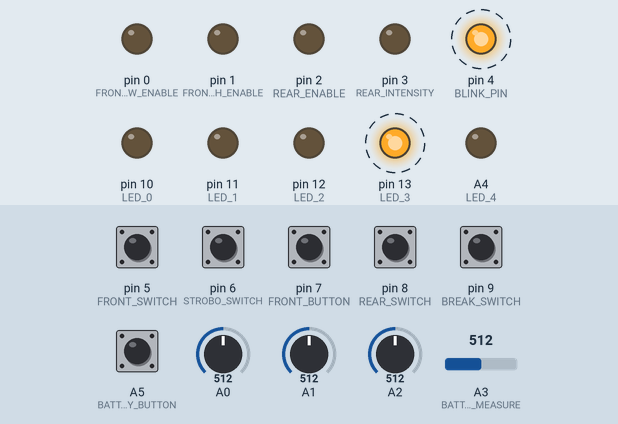
Recording of a sketch running on a simulated Arduino Uno, built with avr-gcc and run on an emulated ATmega328P. On the bench: output pins drawn as LEDs (lit = HIGH). Dashed ring = blinking. Inputs (shaded band) come from the test bench; at power-on: A5 (BATTERY_BUTTON), pin 5 (FRONT_SWITCH), pin 6 (STROBO_SWITCH), pin 7 (FRONT_BUTTON), pin 8 (REAR_SWITCH), pin 9 (BREAK_SWITCH) HIGH, A3 (BATTERY_MEASURE) = 512, A0 = 512, A1 = 512, A2 = 512. Sleep ends after the set time or at an interrupt.

Above: at 0.08 s.
1.3 s: A3 (BATTERY_MEASURE) set to 775
4.8 s: A3 (BATTERY_MEASURE) set to 801
At 7.69 s:
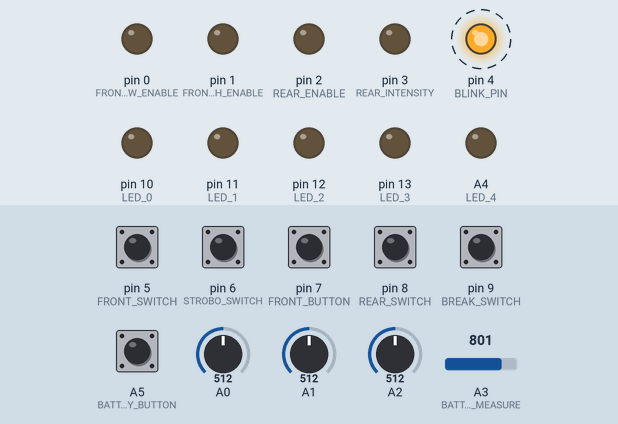
8.3 s: pin 5 (FRONT_SWITCH) pulled LOW for 0.15 s
At 8.52 s:
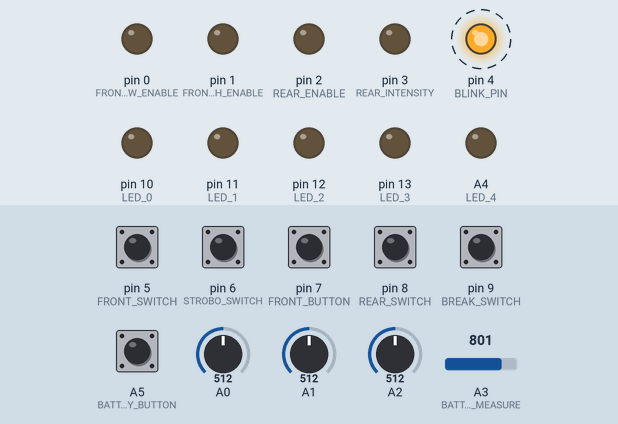
11.8 s: pin 6 (STROBO_SWITCH) pulled LOW for 0.15 s
At 12.09 s:
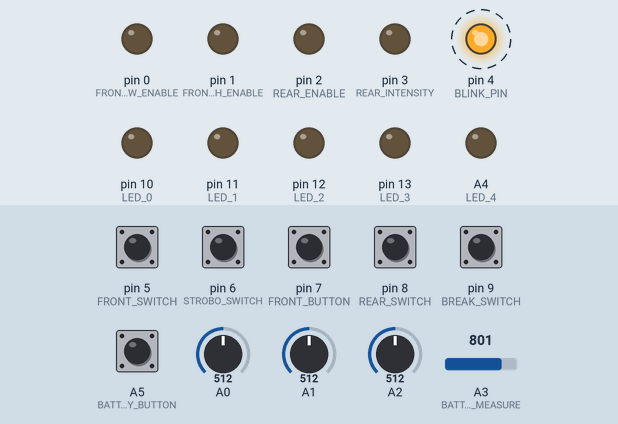
15.3 s: pin 8 (REAR_SWITCH) pulled LOW for 0.15 s
At 15.69 s:
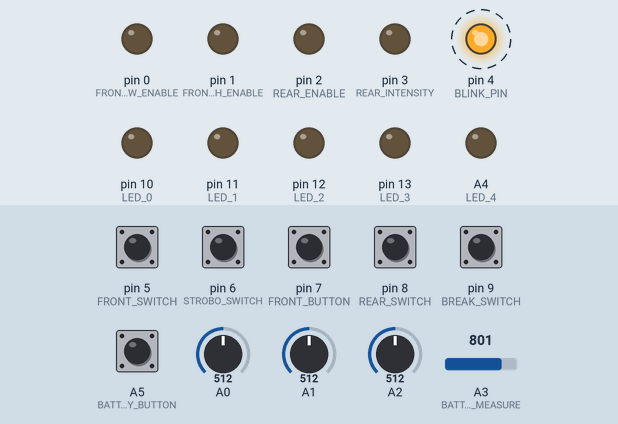
18.8 s: pin 9 (BREAK_SWITCH) pulled LOW for 0.15 s
At 19.29 s:
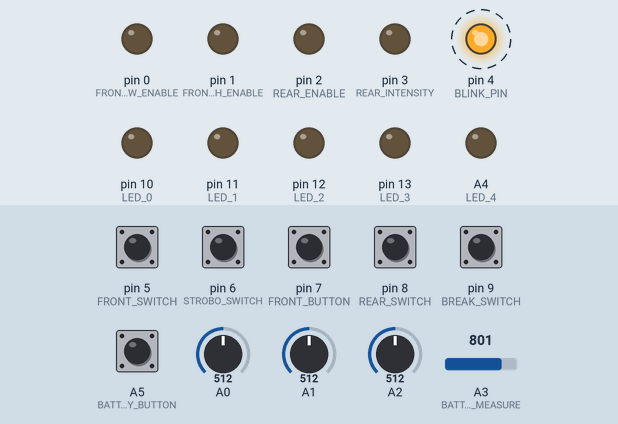
Timing chart, 0 to 23.3 s (numbered marks = the images above; inputs shaded):
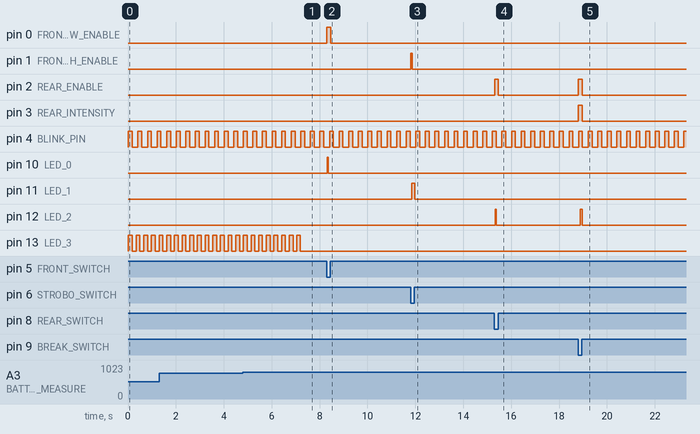

The sketch:

Quest_Jirka.ino
```cpp
/*
Ovládací elektronika ke světlům do velomobilu Quest.
Vytvořeno 23.5.2014
Matěj Novotný

Určeno pro Arduino Micro
*/

#include <avr/sleep.h>
#include <avr/wdt.h>

//#define DEBUG


// enable pin potkávacího světla
#define FRONT_LOW_ENABLE 0
// měřící pin k potkávacímu světlu
#define FRONT_LOW_MEASURE A0
// enable pin dálkového světla
#define FRONT_HIGH_ENABLE 1
// měřící pin dálkového světla
#define FRONT_HIGH_MEASURE A1
// enable pin zadního světla
#define REAR_ENABLE 2
// měřící pin zadního světla
#define REAR_MEASURE A2
// pin připojující mosfet pro změnu intenzity zadního světla
#define REAR_INTENSITY 3
// blikry
#define BLINK_PIN 4
// spínač předního světla
#define FRONT_SWITCH 5
// spínaš strobo režimu
#define STROBO_SWITCH 6
// tlačítko pro přepnutí potkávací/dálkové
#define FRONT_BUTTON 7
// spínač zadního světla
#define REAR_SWITCH 8
// spínač brzdového/mlhového světla
#define BREAK_SWITCH 9
// měřící pin na napětí baterky
#define BATTERY_MEASURE A3
// tlačítko pro zobrazení napětí
#define BATTERY_BUTTON A5
// informační LED
#define LED_0 10
#define LED_1 11
#define LED_2 12
#define LED_3 13
#define LED_4 A4

// počet intervalů, kdy svítí blinkry
#define BLINK_ON 10
// počet intervalů, kdy se resetuje čítač pro blinkry
#define BLINK_TOP 25

// počet intervalů, kdy svítí strobo
#define STROBO_ON 3
// počet intervalů, kdy se resetuje čítač pro strobo
#define STROBO_TOP 12

// počet intervalu, kdy svítí indikace chyby
#define ERROR_ON 10
// počet intervalů, kdy se resetuje čítač pro chybu
#define ERROR_TOP 20
// LED na které se zobrazí chyba potkávacího světla
#define FRONT_LOW_LED LED_0
// LED na které se zobrazí chyba dálkového světla
#define FRONT_HIGH_LED LED_1
// LED na které se zobrazí chyba zadního světla
#define REAR_LED LED_2
// LED na které se zobrazí slabá baterka
#define BATTERY_LED LED_3

// počet intervalů po kolika se bere tlačítko jako sepnuté
#define DEBOUNCE_TOP 3

// počet intervalů, po který se zobrazuje napětí baterky
#define VOLTAGE_SHOW_TOP 250

// počet intervalů, za jak dlouho se měří napětí baterky
#define VOLTAGE_MEASURE_TOP 150

// povolené maximum na měřících rezistorech driverů
// 0,29V / 2,56V * 1024
#define CURRENT_TOP 116
// povolené minimum na měřících rezistorech driverů
// 0,21V / 2,56V * 1024
#define CURRENT_BUTTOM 84

// jednotlivé úrovně napětí baterky
// napětí baterky / 53 * 10 / 2,56 * 1024
#define BATTERY_LEVEL_0 792 // 10,50 V
#define BATTERY_LEVEL_1 860 // 11,39 V
#define BATTERY_LEVEL_2 871 // 11,55 V
#define BATTERY_LEVEL_3 888 // 11,77 V
#define BATTERY_LEVEL_4 924 // 12,24 V

// čítač blinkrů
byte blink_count = 0;

// čítač pro strobo
byte strobo_count = 0;

// čítač pro debouncing tlačítka pro přepínání předního světla
byte debounce_front_count = 0;

// čítač pro debouncing tlačítka na zobrazení napětí
byte debounce_voltage_count = 0;

// true, pokud má svítit potkávačka, false pokud dálkové
boolean front_low_enable = true;

// nastaveno na true, pokud má příslušné světlo svítit
boolean front_low_on = false;
boolean front_high_on = false;
boolean rear_on = false;

// true, pokud je v nějakém světle chyba
boolean error = false;
// true, pokud je v příslušném světle chyba
boolean error_front_low = false;
boolean error_front_high = false;
boolean error_rear = false;
// true, pokud má baterka slabé napětí
boolean error_battery = false;

// čítač pro blikání chyby
byte error_count = 0;

// napětí baterky
int voltage = 0;

// čítač pro měření baterky
byte voltage_measure_count = 0;

// čítač pro zobrazení napětí baterky
byte voltage_show_count = VOLTAGE_SHOW_TOP;

void setup() {
	pinMode(FRONT_LOW_ENABLE, OUTPUT);
	pinMode(FRONT_HIGH_ENABLE, OUTPUT);
	pinMode(REAR_ENABLE, OUTPUT);
	pinMode(REAR_INTENSITY, OUTPUT);
	pinMode(BLINK_PIN, OUTPUT);
	pinMode(FRONT_SWITCH, INPUT_PULLUP);
	pinMode(STROBO_SWITCH, INPUT_PULLUP);
	pinMode(FRONT_BUTTON, INPUT_PULLUP);
	pinMode(REAR_SWITCH, INPUT_PULLUP);
	pinMode(BREAK_SWITCH, INPUT_PULLUP);
	pinMode(BATTERY_BUTTON, INPUT_PULLUP);
	pinMode(LED_0, OUTPUT);
	pinMode(LED_1, OUTPUT);
	pinMode(LED_2, OUTPUT);
	pinMode(LED_3, OUTPUT);
	pinMode(LED_4, OUTPUT);


	set_sleep_mode(SLEEP_MODE_PWR_DOWN);
#ifndef DEBUG
	WDT_init();
#else
	Serial.begin(19200);
	Serial.println("Init done.");
#endif

	analogReference(INTERNAL);
	voltage_measure_count = VOLTAGE_MEASURE_TOP;
	measureVoltage();
}

void loop() {
	blink();
	measureVoltage();
	debounceVoltage();
	// celé ošetření chyb by se dalo napsat pomocí jedné 8-mi bitové proměnné a bitových operací
	// a bylo by to výrazně efektivnější, ale takhle pomocí těch booleanů mi to přijde takové
	// mnohem pochopitelnější

	// pokud je světlo puštěné a změří se špatná hodnota, označí se chyba
	// pokud se naměří správná hodnota nebo je úplně vypnuté, smaže se chyba
	if (front_low_on == true) {
		if (lightFault(FRONT_LOW_MEASURE) == true) {
			error = true;
			error_front_low = true;
		} else {
			error_front_low = false;
		}
	} else {
		error_front_low = false;
	}
	if (front_high_on == true) {
		if (lightFault(FRONT_HIGH_MEASURE) == true) {
			error = true;
			error_front_high = true;
		} else {
			error_front_high = false;
		}
	} // pro dálkové se chyba maže jinde, aby to dobře fungovalo se strobo režimem
	if (rear_on == true) {
		if (lightFault(REAR_MEASURE) == true) {
			error = true;
			error_rear = true;
		} else {
			error_rear = false;
		}
	} else {
		error_rear = false;
	}
	if (error == true) {
		// pokud už žádné ze světel namá chybu, není už potřeba chybu zobrazovat
		if ((error_front_low == false) && (error_front_high == false) && (error_rear == false) && (error_battery == false)) {
			error = false;
		}
	}
	if (error == true) {
		showError();
	} else {
		if (voltage_show_count > 0) {
			showVoltage();
		} else {
			noLEDs();
		}
	}
	if (voltage_show_count > 0) {
		voltage_show_count--;
	}
	if (frontOn() == true) {
		debounceFront();
		if (front_low_enable == true) {
			digitalWrite(FRONT_LOW_ENABLE, HIGH);
			digitalWrite(FRONT_HIGH_ENABLE, LOW);
			front_low_on = true;
			front_high_on = false;
			error_front_high = false;
		} else {
			digitalWrite(FRONT_LOW_ENABLE, LOW);
			digitalWrite(FRONT_HIGH_ENABLE, HIGH);
			front_low_on = false;
			front_high_on = true;
		}
	} else if (stroboOn() == true) {
		strobo();
		// přední světla se automaticky vždy zapnou do potkávaček
		front_low_enable = true;
	} else {
		digitalWrite(FRONT_LOW_ENABLE, LOW);
		digitalWrite(FRONT_HIGH_ENABLE, LOW);
		front_low_on = false;
		front_high_on = false;
		// přední světla se automaticky vždy zapnou do potkávaček
		front_low_enable = true;
		error_front_high = false;
	}
	if (breakOn() == true) {
		digitalWrite(REAR_INTENSITY, HIGH);
	} else {
		digitalWrite(REAR_INTENSITY, LOW);
	}
	if ((rearOn() == true) || (breakOn() == true)) {
		digitalWrite(REAR_ENABLE, HIGH);
		rear_on = true;
	} else {
		digitalWrite(REAR_ENABLE, LOW);
		rear_on = false;
	}
#ifdef DEBUG
	Serial.flush();
	delay(50);
#else
	enterSleep();
#endif
}

// Vrací true, pokud je sepnutý spínač předního světla
boolean frontOn() {
	return digitalRead(FRONT_SWITCH) == LOW;
}

// Vrací true, pokud je sepnutý spínač pro strobo
boolean stroboOn() {
	return digitalRead(STROBO_SWITCH) == LOW;
}

// Vrací true, pokud je sepnutý spínač zadního světla
boolean rearOn() {
	return digitalRead(REAR_SWITCH) == LOW;
}

// Vrací true, pokud je sepnutý spínač brzdy
boolean breakOn() {
	return digitalRead(BREAK_SWITCH) == LOW;
}


// blikání blinkrů
void blink() {
	if (blink_count <= BLINK_ON) {
		digitalWrite(BLINK_PIN, HIGH);
	} else {
		digitalWrite(BLINK_PIN, LOW);
		if (blink_count >= BLINK_TOP) {
			blink_count = 0;
		}
	}
	blink_count++;
}

// blikání strobo
void strobo() {
	digitalWrite(FRONT_LOW_ENABLE, LOW);
	front_low_on = false;
	if (strobo_count <= STROBO_ON) {
		digitalWrite(FRONT_HIGH_ENABLE, HIGH);
		front_high_on = true;
	} else {
		digitalWrite(FRONT_HIGH_ENABLE, LOW);
		front_high_on = false;
		if (strobo_count >= STROBO_TOP) {
			strobo_count = 0;
		}
	}
	strobo_count++;
}

// debouncing tlačítka pro přepínání potkávací/dálkové
void debounceFront() {
	if (digitalRead(FRONT_BUTTON) == LOW) {
		debounce_front_count++;
		if (debounce_front_count == DEBOUNCE_TOP) {
			front_low_enable = !front_low_enable;
#ifdef DEBUG
			Serial.println("Front low/high switch.");
#endif
		} else if (debounce_front_count > 100) {
			debounce_front_count = 100;
		}
	} else {
		debounce_front_count = 0;
	}
}

// debouncing tlačítka pro zobrazení napětí baterky
void debounceVoltage() {
	if (digitalRead(BATTERY_BUTTON) == LOW) {
		debounce_voltage_count++;
		if (debounce_voltage_count == DEBOUNCE_TOP) {
			voltage_show_count = VOLTAGE_SHOW_TOP;
		} else if (debounce_voltage_count > 100) {
			debounce_voltage_count = 100;
		}
	} else {
		debounce_voltage_count = 0;
	}
}


// spánek
void enterSleep(void) {
	cli();
	sleep_enable();
	sei();
	sleep_cpu();
	sleep_disable();
}


// přerušení watchdogu
ISR(WDT_vect) {
	WDTCSR |= (1<<WDIE);
}

// inicializace watchdogu
void WDT_init(void) {
	//disable interrupts
	cli();
	//reset watchdog
	wdt_reset();
	//set up WDT interrupt
	//start watchdog timer with 16ms delay
	WDTCSR = (1<<WDCE)|(1<<WDIE)|(1<<WDE);
	//enable global interrupts
	sei();
}

// vrací true pokud světlo na příslušením pinu nefunguje, jak má.
boolean lightFault(int pin) {
	analogRead(pin);
	int current = analogRead(pin);
	if (current > CURRENT_TOP) {
#ifdef DEBUG
		Serial.print("Current on pin ");
		Serial.print(pin);
		Serial.print(": ");
		Serial.println(current);
		Serial.flush();
		delay(100);
#endif
		return true;
	}
	if (current < CURRENT_BUTTOM) {
#ifdef DEBUG
		Serial.print("Current on pin ");
		Serial.print(pin);
		Serial.print(": ");
		Serial.println(current);
		Serial.flush();
		delay(100);
#endif
		return true;
	}
	return false;
}

// ukazuje nastalou chybu
void showError() {
#ifdef DEBUG
	if (error_front_low == true) {
		Serial.println("Front low error.");
		Serial.flush();
		delay(100);
	}
	if (error_front_high == true) {
		Serial.println("Front high error.");
		Serial.flush();
		delay(100);
	}
	if (error_rear == true) {
		Serial.println("Rear error.");
		Serial.flush();
		delay(100);
	}
	if (error_battery == true) {
		Serial.println("Low battery.");
		Serial.flush();
		delay(100);
	}
#endif
	if (error_count <= ERROR_ON) {
		if (error_front_low == true) {
			digitalWrite(FRONT_LOW_LED, HIGH);
		}
		if (error_front_high == true) {
			digitalWrite(FRONT_HIGH_LED, HIGH);
		}
		if (error_rear == true) {
			digitalWrite(REAR_LED, HIGH);
		}
		if (error_battery == true) {
			digitalWrite(BATTERY_LED, HIGH);
		}
	} else {
		noLEDs();
		if (error_count >= ERROR_TOP) {
			error_count = 0;
		}
	}
	error_count++;
}

// vypnutí informačních LED
void noLEDs() {
	digitalWrite(LED_0, LOW);
	digitalWrite(LED_1, LOW);
	digitalWrite(LED_2, LOW);
	digitalWrite(LED_3, LOW);
	digitalWrite(LED_4, LOW);
}

void showVoltage() {
	// použít pole a for cyklus by neuškodilo, ale má to pro takhle malé pole smysl?...
#ifdef DEBUG
	Serial.print("Voltage: ");
	Serial.println(voltage);
	Serial.print("Battery level: ");
#endif
	if (voltage >= BATTERY_LEVEL_0) {
		digitalWrite(LED_0, HIGH);
#ifdef DEBUG
	Serial.print("I");
#endif
	} else {
		digitalWrite(LED_0, LOW);
	}
	if (voltage >= BATTERY_LEVEL_1) {
		digitalWrite(LED_1, HIGH);
#ifdef DEBUG
	Serial.print("I");
#endif
	} else {
		digitalWrite(LED_1, LOW);
	}
	if (voltage >= BATTERY_LEVEL_2) {
		digitalWrite(LED_2, HIGH);
#ifdef DEBUG
	Serial.print("I");
#endif
	} else {
		digitalWrite(LED_2, LOW);
	}
	if (voltage >= BATTERY_LEVEL_3) {
		digitalWrite(LED_3, HIGH);
#ifdef DEBUG
	Serial.print("I");
#endif
	} else {
		digitalWrite(LED_3, LOW);
	}
	if (voltage >= BATTERY_LEVEL_4) {
		digitalWrite(LED_4, HIGH);
#ifdef DEBUG
	Serial.print("I");
#endif
	} else {
		digitalWrite(LED_4, LOW);
	}
#ifdef DEBUG
	Serial.println();
#endif
}

// měření napětí baterky
void measureVoltage() {
	voltage_measure_count++;
	if (voltage_measure_count >= VOLTAGE_MEASURE_TOP) {
		analogRead(BATTERY_MEASURE);
		voltage = analogRead(BATTERY_MEASURE);
		if (voltage < BATTERY_LEVEL_0) {
			error = true;
			error_battery = true;
		} else {
			error_battery = false;
		}
		voltage_measure_count = 0;
#ifdef DEBUG
		Serial.println("Measuring battery");
		Serial.print("Voltage: ");
		Serial.println(voltage);
		Serial.flush();
#endif
	}
}
```

Measured:
- the behaviour switches between 791 and 792 on A3 (BATTERY_MEASURE) (found by bisection; images 0 and 1)
- after the input at 4.8 s, pin 13 (LED_3): goes on until 7.2 s, then stays LOW
- after the input at 8.3 s, pin 0 (FRONT_LOW_ENABLE): LOW → HIGH at once, → LOW 0.16 s later; pin 10 (LED_0): LOW → HIGH at once, → LOW 0.03 s later
- after the input at 11.8 s, pin 1 (FRONT_HIGH_ENABLE): LOW → HIGH at once, → LOW 0.06 s later; pin 11 (LED_1): LOW → HIGH after 0.06 s, → LOW 0.11 s later
- after the input at 15.3 s, pin 2 (REAR_ENABLE): LOW → HIGH at once, → LOW 0.14 s later; pin 12 (LED_2): LOW → HIGH at once, → LOW 0.05 s later
- after the input at 18.8 s, pin 2 (REAR_ENABLE), pin 3 (REAR_INTENSITY): LOW → HIGH at once, → LOW 0.16 s later; pin 12 (LED_2): LOW → HIGH after 0.08 s, → LOW 0.10 s later
- by itself, pin 4 (BLINK_PIN): alternates HIGH for 0.16 s and LOW for 0.24 s
- by itself, pin 13 (LED_3): alternates HIGH for 0.16 s and LOW for 0.16 s
